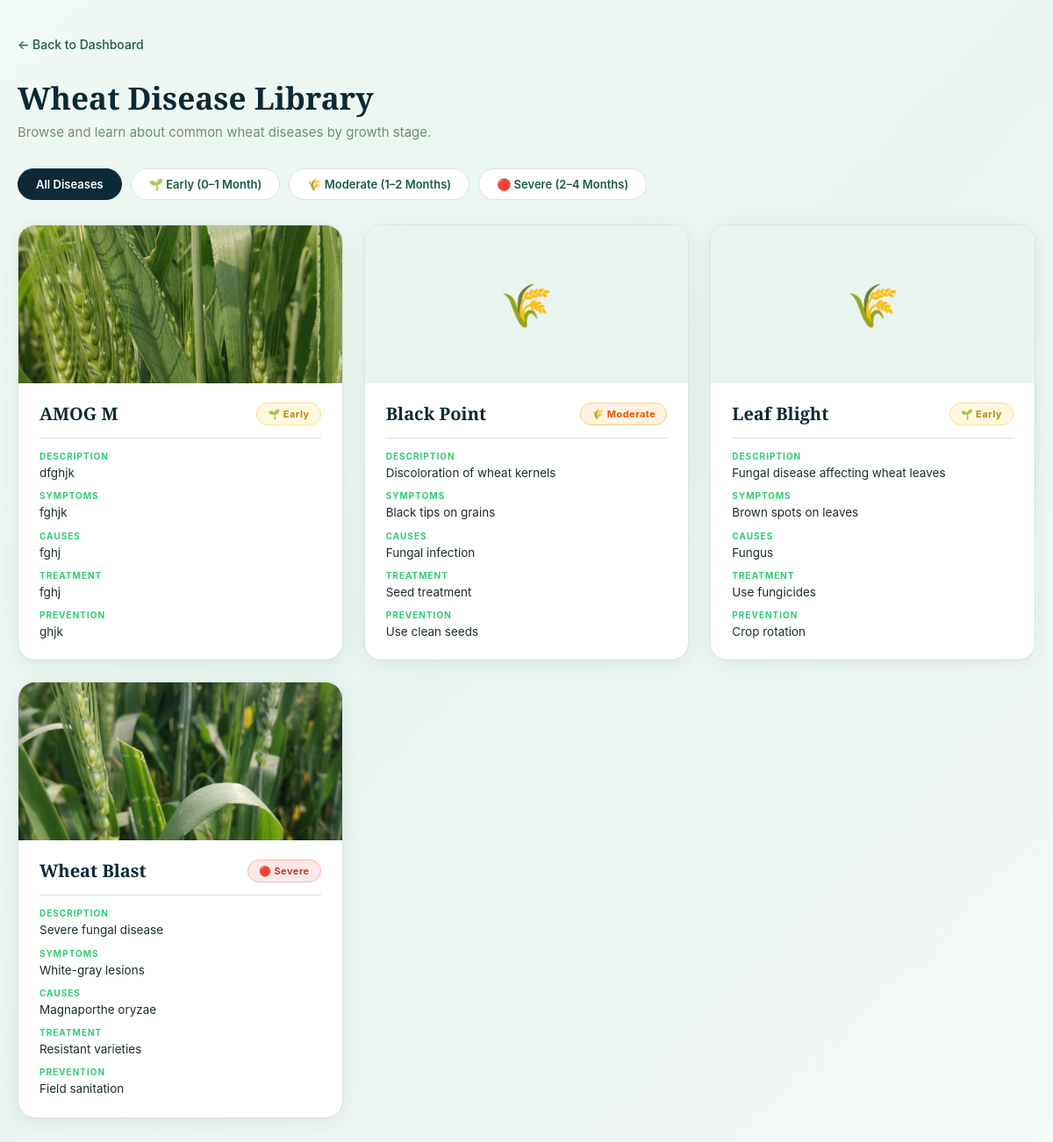
Page /farmer/disease-info on the committed database.
### tables this page shows
CREATE TABLE diseases
                 (id INTEGER PRIMARY KEY AUTOINCREMENT,
                  name TEXT UNIQUE NOT NULL,
                  description TEXT,
                  symptoms TEXT,
                  causes TEXT,
                  treatment TEXT,
                  prevention TEXT,
                  stage_category TEXT,
                  images TEXT,
                  created_at TIMESTAMP DEFAULT CURRENT_TIMESTAMP);

### routes/farmer.py (the view)
@farmer_bp.route('/disease-info')
def disease_info():
    conn = sqlite3.connect('database.db')
    c = conn.cursor()
    c.execute("SELECT * FROM diseases ORDER BY name")
    diseases = c.fetchall()
    conn.close()
    return render_template('farmer/disease_info.html', diseases=diseases)

### templates/farmer/disease_info.html (shortened to what this page needs)
<!DOCTYPE html>
<html lang="en">
<head>
    <link rel="stylesheet" href="{{ url_for('static', filename='css/style.css') }}">
</head>
<body>
    <div class="page-wrapper">
        <a href="{{ url_for('farmer.dashboard') }}" class="back-link">← Back to Dashboard</a>
        <div class="page-header">
            <h1>Wheat Disease Library</h1>
            <p>Browse and learn about common wheat diseases by growth stage.</p>
        </div>
        <div class="filter-nav">
            <a href="{{ url_for('farmer.disease_info') }}" {% if not selected_stage %}class="active" {% endif %}>All
                Diseases</a>
            <a href="{{ url_for('farmer.disease_info_by_stage', stage='Early') }}" >🌱 Early (0–1 Month)</a>
            <a href="{{ url_for('farmer.disease_info_by_stage', stage='Moderate') }}" >🌾 Moderate (1–2 Months)</a>
            <a href="{{ url_for('farmer.disease_info_by_stage', stage='Severe') }}" >🔴 Severe (2–4 Months)</a>
        </div>
        <div class="disease-grid">
            {% for disease in diseases %}
            <div class="disease-card">
               {% if disease[8] %}
<div class="card-images" id="imgs_{{ loop.index }}">
    {% for img in disease[8].split(',') %}
    {% set img = img.strip() %}
    {% if img %}
    <img src="{{ url_for('static', filename=img) }}" alt="{{ disease[1] }}">
    {% endif %}
    {% endfor %}
</div>
                {% else %}
                <div class="card-images no-image">🌾</div>
                {% endif %}
                <div class="card-body">
                    <div class="card-top-row">
                        <h2 class="card-title">{{ disease[1] }}</h2>
                        <span class="stage-badge
                            {% if disease[7] == 'Early' %}stage-early
                            {% elif disease[7] == 'Moderate' %}stage-moderate
                            {% elif disease[7] == 'Severe' %}stage-severe
                            {% endif %}">
                            {% if disease[7] == 'Early' %}🌱{% elif disease[7] == 'Moderate' %}🌾{% else %}🔴{% endif %}
                            {{ disease[7] }}
                        </span>
                    </div>
                    <div class="divider"></div>
                    <div class="info-list">
                        <div class="info-item">
                            <span class="label">Description</span>
                            <span class="value">{{ disease[2] }}</span>
                        </div>
                        <div class="info-item">
                            <span class="label">Symptoms</span>
                            <span class="value">{{ disease[3] }}</span>
                        </div>
                        <div class="info-item">
                            <span class="label">Causes</span>
                            <span class="value">{{ disease[4] }}</span>
                        </div>
                        <div class="info-item">
                            <span class="label">Treatment</span>
                            <span class="value">{{ disease[5] }}</span>
                        </div>
                        <div class="info-item">
                            <span class="label">Prevention</span>
                            <span class="value">{{ disease[6] }}</span>
                        </div>
                    </div>
                </div>
            </div>
            {% endfor %}
        </div>
    </div>
</body>
</html>

### static/css/style.css (style rules this page uses)
* { margin:0; padding:0; box-sizing:border-box; font-family:'Inter',sans-serif; }
body { min-height:100vh; padding:30px; background: linear-gradient( 135deg, #e8f5e9 0%, #f1f8ff 40%, #fff6e5 80%, #ffffff 100% ); }
.stage-badge { display:inline-block; padding:7px 18px; border-radius:25px; font-size:0.9em; font-weight:600; }
.stage-early { background:#d4edda; color:#1b5e20; }
.stage-moderate { background:#fff3cd; color:#856404; }
.stage-severe { background:#fdecea; color:#b71c1c; }

### templates/farmer/disease_info.html (style rules this page uses)
:root { --green-dark: #0b2a35; --green-mid: #1a5c40; --green-accent: #2ecc71; --green-light: #e8f5ee; --gold: #c9a84c; --surface: #ffffff; --border: #d4e6dc; --text: #1a2e25; --muted: #6b8f7a; --radius: 16px; }
* { box-sizing: border-box; margin: 0; padding: 0; }
body { font-family: 'DM Sans', sans-serif; background: linear-gradient(135deg, #f0f9f4 0%, #e8f5ee 50%, #f5f9f7 100%); min-height: 100vh; padding: 40px 20px; color: var(--text); }
.page-wrapper { max-width: 1200px; margin: 0 auto; }
.back-link { display: inline-flex; align-items: center; gap: 8px; color: var(--green-mid); text-decoration: none; font-size: 14px; font-weight: 500; margin-bottom: 28px; transition: gap 0.2s; }
.page-header { margin-bottom: 32px; }
.page-header h1 { font-family: 'Playfair Display', serif; font-size: 2.2rem; color: var(--green-dark); }
.page-header p { color: var(--muted); font-size: 15px; margin-top: 6px; }
.filter-nav { display: flex; gap: 10px; flex-wrap: wrap; margin-bottom: 28px; }
.filter-nav a { text-decoration: none; padding: 9px 20px; border-radius: 50px; font-size: 13px; font-weight: 600; border: 1.5px solid var(--border); color: var(--green-mid); background: white; transition: all 0.2s; }
.filter-nav a:hover, .filter-nav a.active { background: var(--green-dark); color: white; border-color: var(--green-dark); }
.disease-grid { display: grid; grid-template-columns: repeat(auto-fill, minmax(340px, 1fr)); gap: 24px; }
.disease-card { background: white; border-radius: 20px; overflow: hidden; box-shadow: 0 4px 24px rgba(11, 42, 53, 0.07); border: 1px solid var(--border); transition: transform 0.2s, box-shadow 0.2s; }
.card-images { width: 100%; height: 180px; display: flex; gap: 2px; overflow-x: auto; scroll-behavior: smooth; position: relative; background: var(--green-light); scrollbar-width: none; }
.card-images img { flex: 0 0 100%; height: 100%; object-fit: cover; }
.card-images.no-image { align-items: center; justify-content: center; font-size: 48px; }
.card-body { padding: 22px 24px; }
.card-top-row { display: flex; align-items: flex-start; justify-content: space-between; gap: 12px; margin-bottom: 14px; }
.card-title { font-family: 'Playfair Display', serif; font-size: 1.25rem; color: var(--green-dark); line-height: 1.3; }
.stage-badge { display: inline-flex; align-items: center; gap: 5px; padding: 5px 12px; border-radius: 50px; font-size: 11px; font-weight: 700; letter-spacing: 0.5px; white-space: nowrap; flex-shrink: 0; }
.stage-early { background: #fff8e1; color: #b8860b; border: 1px solid #ffe082; }
.stage-moderate { background: #fff3e0; color: #e65100; border: 1px solid #ffcc80; }
.stage-severe { background: #fde8e8; color: #c0392b; border: 1px solid #f5b7b1; }
.divider { height: 1px; background: var(--border); margin: 14px 0; }
.info-list { display: flex; flex-direction: column; gap: 10px; }
.info-item { display: flex; flex-direction: column; gap: 3px; }
.info-item .label { font-size: 10px; font-weight: 700; text-transform: uppercase; letter-spacing: 1px; color: var(--green-accent); }
.info-item .value { font-size: 13.5px; color: var(--text); line-height: 1.5; }

### rows in the picture
diseases: images (picture), name "AMOG M", stage_category "Early", description "dfghjk", symptoms "fghjk", causes "fghj", treatment "fghj", prevention "ghjk"
diseases: name "Black Point", stage_category "Moderate", description "Discoloration of wheat kernels", symptoms "Black tips on grains", causes "Fungal infection", treatment "Seed treatment", prevention "Use clean seeds"
diseases: name "Leaf Blight", stage_category "Early", description "Fungal disease affecting wheat leaves", symptoms "Brown spots on leaves", causes "Fungus", treatment "Use fungicides", prevention "Crop rotation"
diseases: images (picture), name "Wheat Blast", stage_category "Severe", description "Severe fungal disease", symptoms "White-gray lesions", causes "Magnaporthe oryzae", treatment "Resistant varieties", prevention "Field sanitation"
